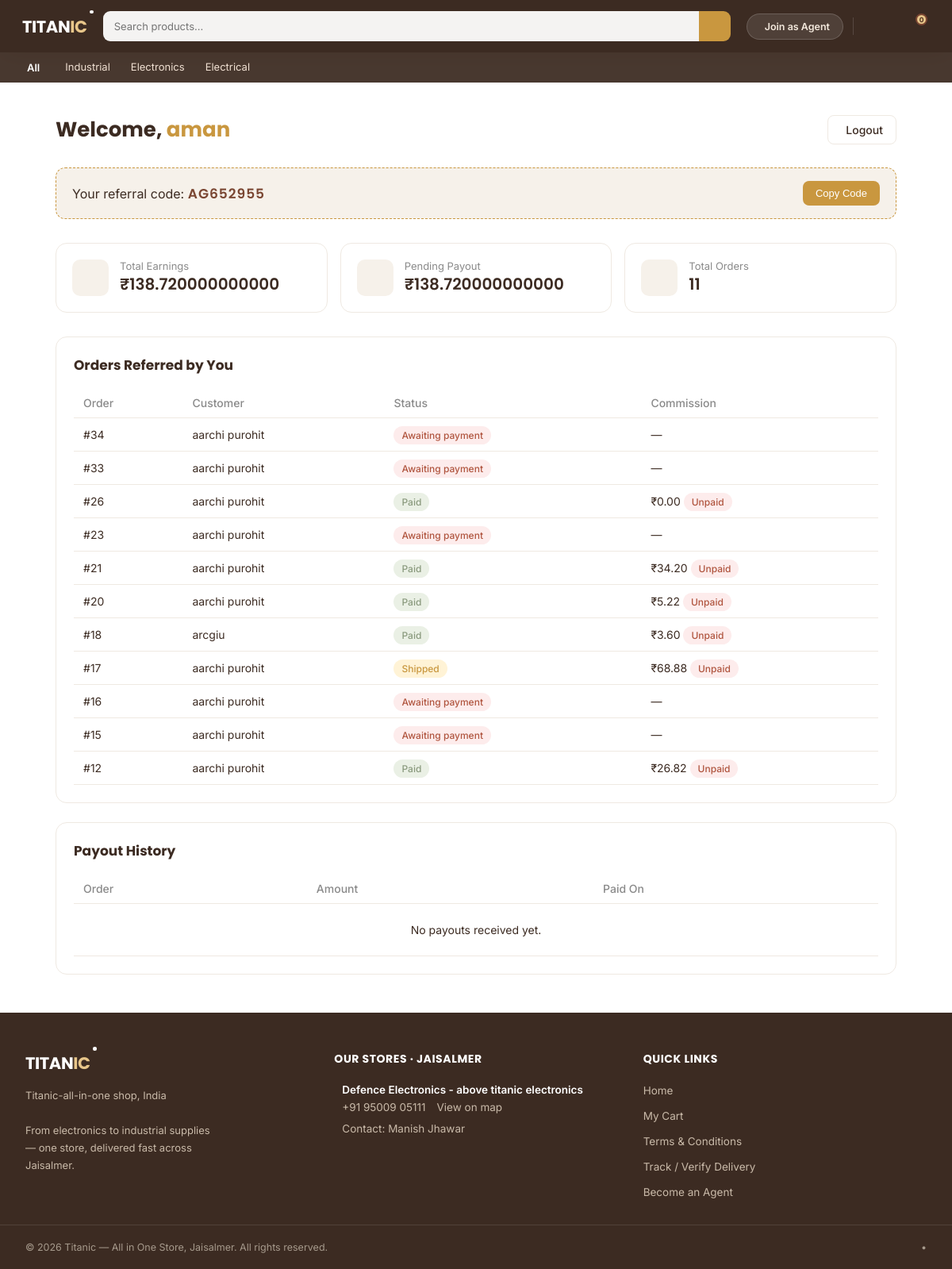
The page /agent/dashboard/ (signed in) on the database as committed earlier.
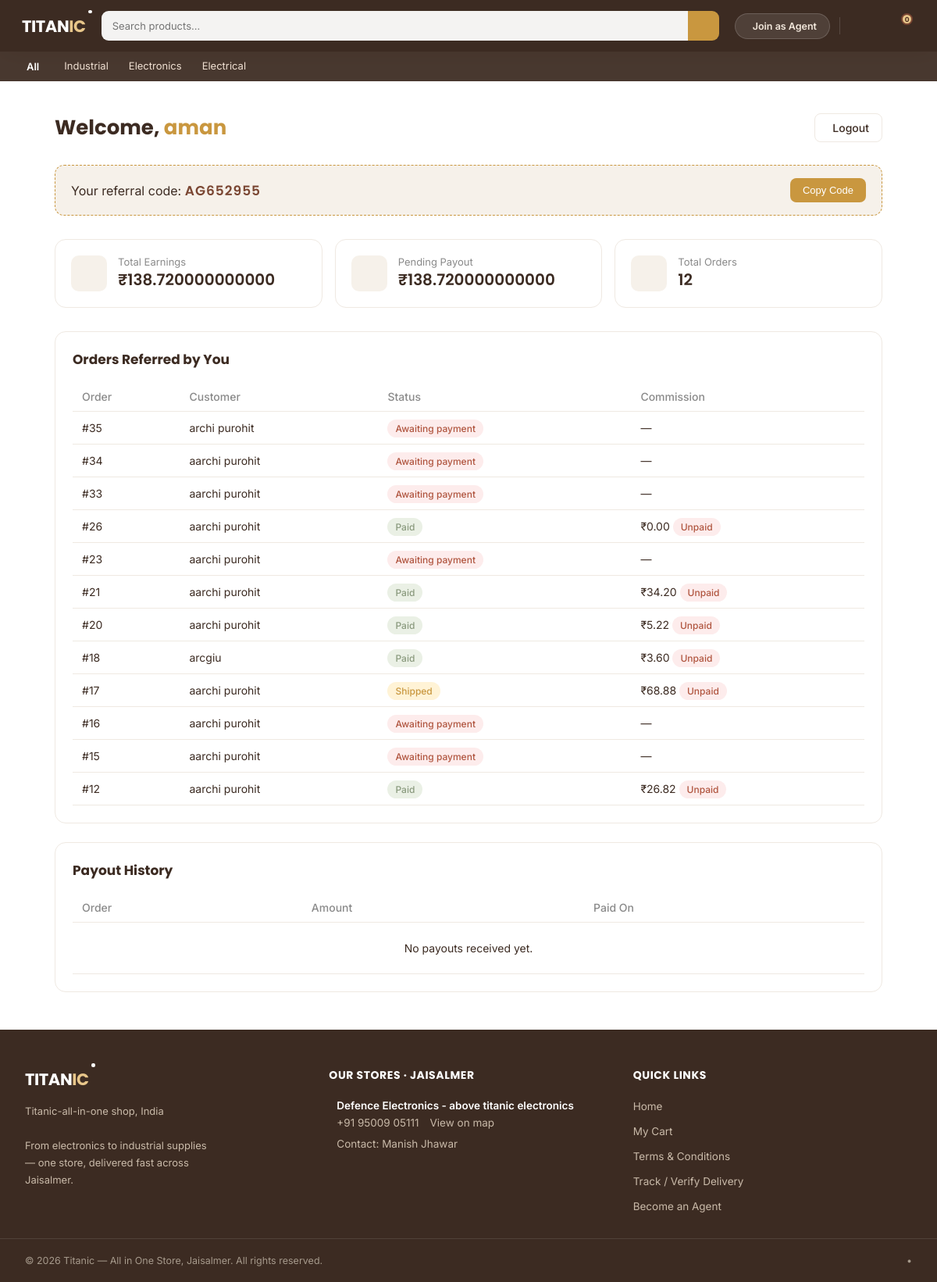
The same page on the database as committed later.
### orders/models.py (models this page shows, shortened)
class Order(models.Model):
    STATUS_CHOICES = [
        ('pending', 'Awaiting payment'),
        ('paid', 'Paid'),
        ('shipped', 'Shipped'),
        ('delivered', 'Delivered'),
    ]
    customer = models.ForeignKey(User, null=True, blank=True, on_delete=models.SET_NULL, related_name='orders')
    full_name = models.CharField(max_length=100)
    phone = models.CharField(max_length=15)
    address = models.TextField()
    pincode = models.CharField(max_length=10)
    referred_by = models.ForeignKey(Agent, null=True, blank=True, on_delete=models.SET_NULL)
    status = models.CharField(max_length=20, choices=STATUS_CHOICES, default='pending')
    delivery_otp = models.CharField(max_length=6, null=True, blank=True)
    razorpay_order_id = models.CharField(max_length=100, null=True, blank=True)  # legacy, unused now
    utr_number = models.CharField(max_length=30, blank=True, default='')  # UPI transaction ref entered by customer
    created_at = models.DateTimeField(auto_now_add=True)
    delivery_distance_km = models.DecimalField(max_digits=6, decimal_places=2, null=True, blank=True)
    convenience_charge = models.DecimalField(max_digits=10, decimal_places=2, default=0)

### agents/models.py (models this page shows, shortened)
class Commission(models.Model):
    order = models.OneToOneField('orders.Order', on_delete=models.CASCADE, related_name='commission')
    agent = models.ForeignKey(Agent, on_delete=models.CASCADE, related_name='commissions')
    amount = models.DecimalField(max_digits=10, decimal_places=2)
    is_paid = models.BooleanField(default=False)
    created_at = models.DateTimeField(auto_now_add=True)
    paid_at = models.DateTimeField(null=True, blank=True)

### agents/views.py (the view)
# urls.py: path('agent/dashboard/', views.agent_dashboard, name='agent_dashboard'),
@login_required(login_url='agent_login')
def agent_dashboard(request):
    if not hasattr(request.user, 'agent'):
        messages.error(request, 'Ye page sirf agents ke liye hai.')
        return redirect('agent_login')
    agent = request.user.agent
    if not agent.is_approved:
        return render(request, 'agents/dashboard.html', {
            'agent': agent,
            'pending_approval': True,
        })
    orders = Order.objects.filter(referred_by=agent).order_by('-created_at')
    commissions = Commission.objects.filter(agent=agent).order_by('-created_at')
    total_earnings = commissions.aggregate(total=Sum('amount'))['total'] or 0
    pending_amount = commissions.filter(is_paid=False).aggregate(total=Sum('amount'))['total'] or 0
    paid_amount = commissions.filter(is_paid=True).aggregate(total=Sum('amount'))['total'] or 0
    payout_history = commissions.filter(is_paid=True).order_by('-paid_at')
    context = {
        'agent': agent,
        'pending_approval': False,
        'orders': orders,
        'total_orders': orders.count(),
        'total_earnings': total_earnings,
        'pending_amount': pending_amount,
        'paid_amount': paid_amount,
        'payout_history': payout_history,
    }
    return render(request, 'agents/dashboard.html', context)

### products/context_processors.py (called while the page is built)
def featured_categories(request):
    return {
        'featured_categories': {
            'industrial': Categories.objects.filter(parent=None, name__in=['Industrial', 'FMCG', 'Fmcg', 'Personal Care & Household']).first(),
            'bigdeals': Categories.objects.filter(parent=None, name__iregex=r'^big ?deals?$').first(),
            'electronics': Categories.objects.filter(parent=None, name__in=['Electronics']).first(),
            'electricals': Categories.objects.filter(parent=None, name__in=['Electrical', 'Electricals']).first(),
        }
    }

### agents/templates/agents/dashboard.html (shortened to what the changed rows need)
{% extends 'base.html' %}
{% load static %}
{% block content %}
<link rel="stylesheet" href="{% static 'agents/dashboard.css' %}">
<div class="dash-wrap">
    <div class="dash-header">
        <h1>Welcome, <span>{{ agent.name }}</span></h1>
    </div>
    {% if pending_approval %}
        <div class="pending-box">
            <i class="ti ti-clock-hour-4"></i>
            <h2>Approval Pending</h2>
            <p>Your agent account is under review. Once approved, you'll be able to see your earnings and orders here.</p>
        </div>
    {% else %}
        <div class="referral-box">
            <div>
                Your referral code: <span class="code">{{ agent.referral_code }}</span>
            </div>
            <button onclick="navigator.clipboard.writeText('{{ agent.referral_code }}'); this.innerText='Copied!'">
                Copy Code
            </button>
        </div>
        <div class="stat-grid">
            <div class="stat-card">
                <div class="stat-icon"></div>
                <div class="stat-info">
                    <div class="label">Total Earnings</div>
                    <div class="value">₹{{ total_earnings }}</div>
                </div>
            </div>
            <div class="stat-card">
                <div class="stat-icon"></div>
                <div class="stat-info">
                    <div class="label">Pending Payout</div>
                    <div class="value">₹{{ pending_amount }}</div>
                </div>
            </div>
            <div class="stat-card">
                <div class="stat-icon"></div>
                <div class="stat-info">
                    <div class="label">Total Orders</div>
                    <div class="value">{{ total_orders }}</div>
                </div>
            </div>
        </div>
        <div class="dash-section">
            <h3>Orders Referred by You</h3>
            <table class="dash-table">
                <thead>
                    <tr>
                        <th>Order</th>
                        <th>Customer</th>
                        <th>Status</th>
                        <th>Commission</th>
                    </tr>
                </thead>
                <tbody>
                    {% for order in orders %}
                    <tr>
                        <td>#{{ order.id }}</td>
                        <td>{{ order.full_name }}</td>
                        <td><span class="badge badge-{{ order.status }}">{{ order.get_status_display }}</span></td>
                        <td>
                            {% if order.commission %}
                                ₹{{ order.commission.amount }}
                                {% if order.commission.is_paid %}
                                    <span class="badge badge-paid">Paid</span>
                                {% else %}
                                    <span class="badge badge-pending">Unpaid</span>
                                {% endif %}
                            {% else %}
                                —
                            {% endif %}
                        </td>
                    </tr>
                    {% empty %}
                    <tr><td colspan="4" class="empty-row">No orders yet. Share your referral code to start earning!</td></tr>
                    {% endfor %}
                </tbody>
            </table>
        </div>
        <div class="dash-section">
            <h3>Payout History</h3>
            <table class="dash-table">
                <thead>
                    <tr>
                        <th>Order</th>
                        <th>Amount</th>
                        <th>Paid On</th>
                    </tr>
                </thead>
                <tbody>
                    {% for c in payout_history %}
                    <tr>
                        <td>#{{ c.order.id }}</td>
                        <td>₹{{ c.amount }}</td>
                        <td>{{ c.paid_at|date:"d M Y" }}</td>
                    </tr>
                    {% empty %}
                    <tr><td colspan="3" class="empty-row">No payouts received yet.</td></tr>
                    {% endfor %}
                </tbody>
            </table>
        </div>
    {% endif %}
</div>
{% endblock %}

Rows that differ between the two databases and show on the page:
added Order: id "35", full_name "archi purohit", status "Awaiting payment"
Other text that changed with them:
{{ total_orders }}: "11" → "12"
